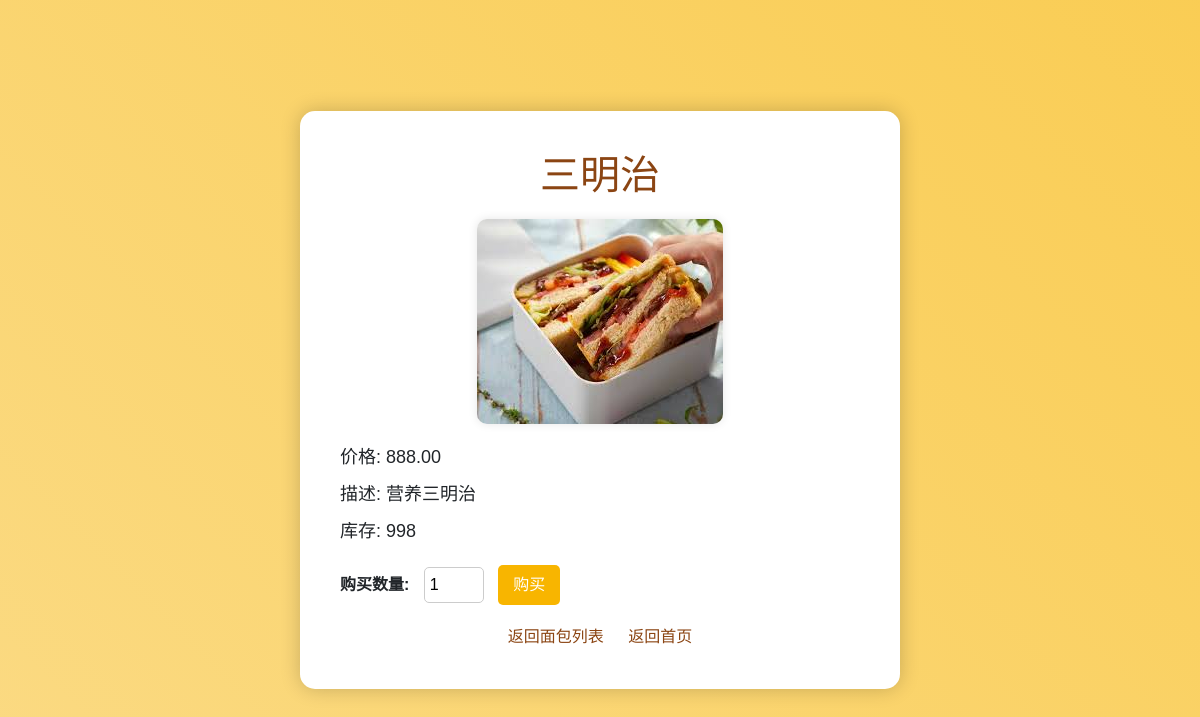
Before: /breads/breads/13/ with the older database file.
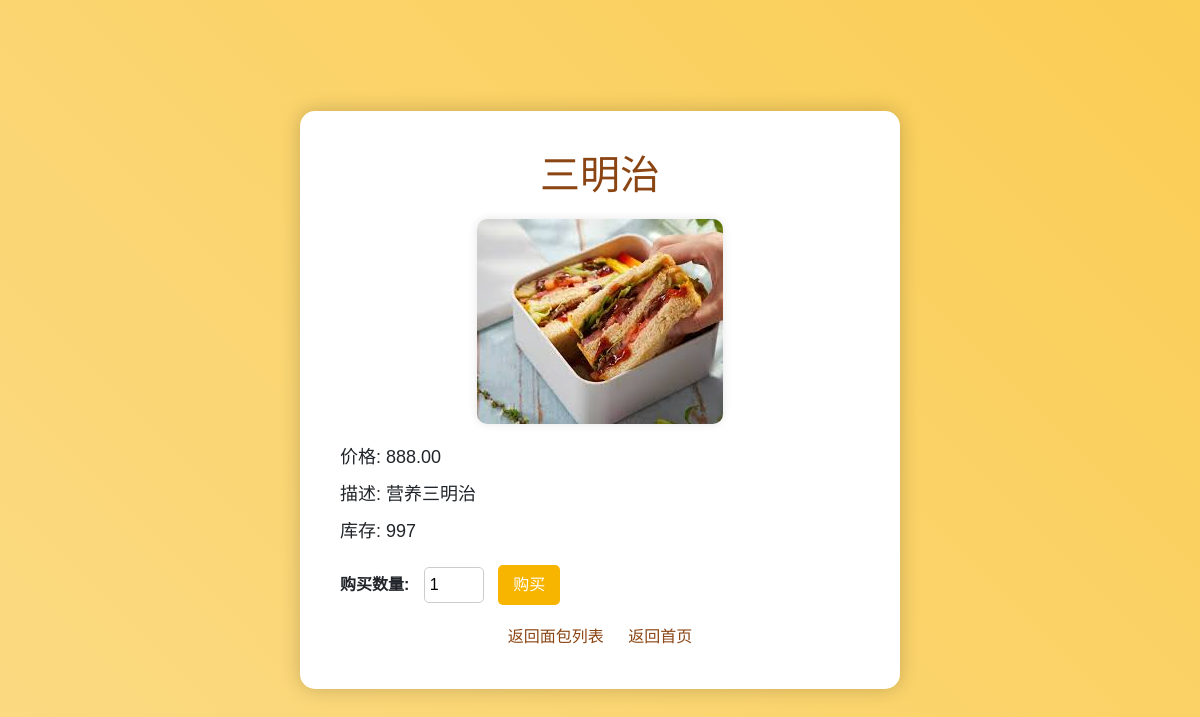
After: the same page with the newer database file.
### bread_management/models.py (models this page shows, shortened)
class Bread(models.Model):
    name = models.CharField(max_length=100)
    price = models.DecimalField(max_digits=5, decimal_places=2)
    description = models.TextField()
    stock = models.IntegerField(default=0)
    image = models.ImageField(upload_to=bread_image_upload_path, blank=True, null=True)
    HARDNESS_CHOICES = [
        ('soft', '软乎'),
        ('moderate', '适中'),
        ('hardish', '偏硬'),
        ('hard', '硬'),
    ]
    hardness = models.CharField(max_length=10, choices=HARDNESS_CHOICES, default='moderate')
    sugar_content = models.DecimalField(max_digits=5, decimal_places=2, default=0.0)
    class Meta:
        default_permissions = ('add', 'change', 'delete', 'view')
        permissions = [
            ('can_view_special_bread', 'Can view special bread'),  # 自定义权限，用于查看特殊面包
        ]

### bread_management/views.py (the view)
# urls.py: path('breads/<int:bread_id>/', views.bread_detail, name='bread_detail'),
def bread_detail(request, bread_id):
    bread = get_object_or_404(Bread, id=bread_id)
    return render(request, 'bread_management/bread_detail.html', {'bread': bread})

### bread_management/templates/bread_management/bread_detail.html (shortened to what this page needs)
<!DOCTYPE html>
<html lang="zh-CN">
<head>
    <link rel="stylesheet" href="https://cdn.jsdelivr.net/npm/bootstrap@4.6.2/dist/css/bootstrap.min.css"
>
</head>
<body>
    <div class="detail-container">
        <h1>{{ bread.name }}</h1>
        <div class="bread-image">
            {% if bread.image %}
            <img src="{{ bread.image.url }}" alt="{{ bread.name }}">
            {% else %}
            <p>暂无图片</p>
            {% endif %}
        </div>
        <div class="bread-info">
            <p>价格: {{ bread.price }}</p>
            <p>描述: {{ bread.description }}</p>
            <p>库存: {{ bread.stock }}</p>
        </div>
        {% if bread.stock > 0 %}
            <form action="{% url 'place_order' bread.id %}" method="post" onsubmit="return validatePurchase();">
                <label for="quantity">购买数量:</label>
                <input type="number" id="quantity" name="quantity" value="1" min="1" max="{{ bread.stock }}">
                <input type="submit" value="购买">
            </form>
        {% else %}
            <p>此面包已售罄，暂时无法购买。</p>
        {% endif %}
        <div class="action-links">
            <a href="{% url 'bread_list' %}">返回面包列表</a>
            <a href="{% url 'home' %}">返回首页</a>
        </div>
    </div>
</body>
</html>

### bread_management/templates/bread_management/bread_detail.html (style rules this page uses)
body { background: linear-gradient(45deg, #fceabb, #f8b500); background-size: 400% 400%; animation: gradientAnimation 15s ease infinite; display: flex; justify-content: center; align-items: center; min-height: 100vh; font-family: 'Comic Sans MS', cursive, sans-serif; }
.detail-container { background-color: white; border-radius: 15px; box-shadow: 0 0 20px rgba(0, 0, 0, 0.2); padding: 40px; width: 80%; max-width: 600px; }
h1 { color: #8B4513; text-align: center; margin-bottom: 20px; }
.bread-image { text-align: center; margin-bottom: 20px; }
.bread-image img { max-width: 100%; height: auto; border-radius: 10px; box-shadow: 0 0 10px rgba(0, 0, 0, 0.1); }
.bread-info p { font-size: 18px; margin-bottom: 10px; }
form { margin-top: 20px; }
form label { font-weight: bold; margin-right: 10px; }
form input[type="number"] { width: 60px; padding: 5px; border-radius: 5px; border: 1px solid #ccc; margin-right: 10px; }
form input[type="submit"] { background-color: #f8b500; color: white; border: none; border-radius: 5px; padding: 8px 15px; transition: background-color 0.3s ease; }
.action-links { margin-top: 20px; text-align: center; }
.action-links a { display: inline-block; margin: 0 10px; color: #8B4513; text-decoration: none; transition: color 0.3s ease; }

Changed rows visible on the page:
changed Bread "三明治": stock "998" → "997"
